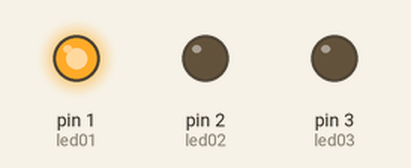
Recording of a sketch running on a simulated Arduino Uno, built with avr-gcc and run on an emulated ATmega328P. Parts: output pins drawn as LEDs (lit = HIGH).

Above: at 0.5 s.
At 1.5 s:
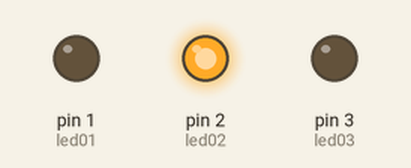
At 5.5 s:
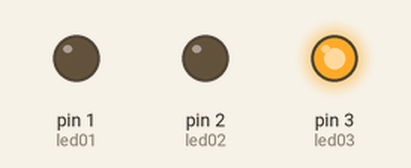
Timing chart, 0 to 6.9 s (numbered marks = the images above):
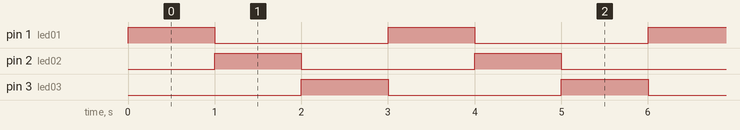

Measured:
- by itself, pin 1 (led01), pin 2 (led02), pin 3 (led03): alternates HIGH for 1.0 s and LOW for 2.0 s
- by itself, everything shown: repeats every 3.0 s, in 4 steps

The sketch:

Desafio_01.ino
```cpp
int led01 = 1;
int led02 = 2;
int led03 = 3;
int tempo = 1000;

void setup() {
  pinMode(led01,OUTPUT);
  pinMode(led02,OUTPUT);
  pinMode(led03,OUTPUT);

}

void loop() {
  digitalWrite(led01,HIGH);
  delay(1000);
  digitalWrite(led01,LOW);
  digitalWrite(led02,HIGH);
  delay(1000);
  digitalWrite(led02,LOW);
  digitalWrite(led03,HIGH);
  delay(1000);
  digitalWrite(led03,LOW);

}
```
